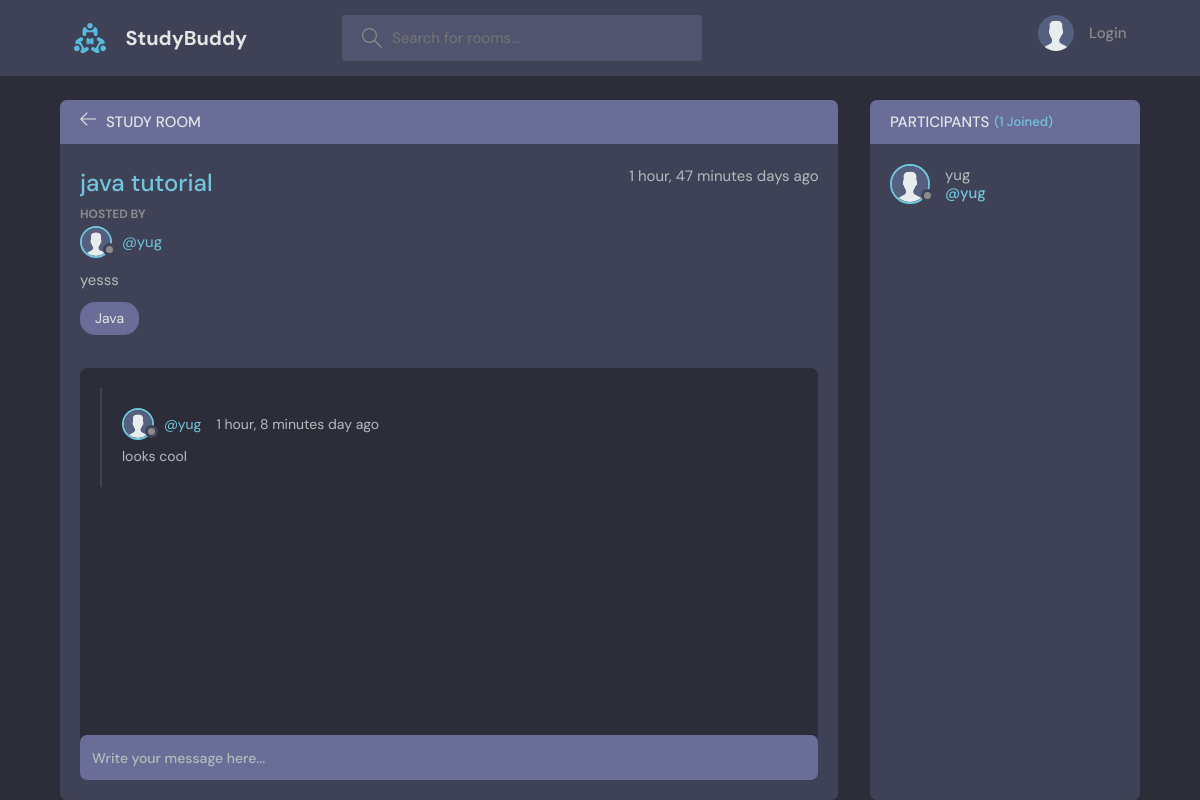
The page /room/1/ on the database its author committed.
### base/models.py (models this page shows, shortened)
class Room(models.Model):
    host =  models.ForeignKey(User, on_delete=models.CASCADE, null=True)
    topic = models.ForeignKey(Topic, on_delete=models.SET_NULL, null=True)
    name = models.CharField(max_length=200)
    description = models.TextField(null=True, blank=True)
    participants = models.ManyToManyField(User,related_name='participants',blank=True)  #bcoz we already have User model connected we need related_name and we also want to submit the form without having to check it therefore we use blank=True
    updated = models.DateTimeField(auto_now=True) #auto_now --> Updates the field to the current date and time every time the object is saved.
    created = models.DateTimeField(auto_now_add=True)  #auto_now_add --> Sets the field to the current date and time only when the object is first created
    class Meta:
        ordering = ['-updated','-created']  #this is for adding newest item to the top

class User(AbstractUser):
    name = models.CharField(max_length=200,null=True)
    email = models.EmailField(unique=True,null=True)
    bio = models.TextField(null=True)
    avatar = models.ImageField(null=True,default ="avatar.svg")
    USERNAME_FIELD = 'email'
    REQUIRED_FIELDS = []

class Topic(models.Model):
    name = models.CharField(max_length=200)
    def __str__(self):
        return self.name

class Message(models.Model):
    user = models.ForeignKey(User, on_delete=models.CASCADE)
    room = models.ForeignKey(Room, on_delete=models.CASCADE)  #CASCADE means, "If the user is deleted, delete all their messages too."
    body = models.TextField(blank=True)
    updated = models.DateTimeField(auto_now=True)
    created = models.DateTimeField(auto_now_add=True)
    class Meta:
        ordering = ['-updated','-created']

### base/views.py (the view, shortened to what this page needs)
# urls.py: path('room/<str:pk>/',views.room,name="Room"),
def room(request,pk):
    room = Room.objects.get(id=pk)
    room_messages = room.message_set.all()  #here message is model but usko hamesha small se likhna hai. It will get all the messages associated with that room. FOR MANY TO ONE RELATIONSHIP WE WILL DO message_set.all()
    participants = room.participants.all() #this will get all the users who are in that room. FOR MANY TO MAN WE WILL DO participants.all()
    context = {'room':room, 'room_messages':room_messages,'participants':participants}
    return render(request,'base/room.html',context)

### base/templates/base/room.html (shortened to what this page needs)
{% extends "main.html" %}
{% block content %}
    <main class="profile-page layout layout--2">
      <div class="container">
        <div class="room">
          <div class="room__top">
            <div class="room__topLeft">
              <a href="{% url 'Home' %}">
                <svg version="1.1" xmlns="http://www.w3.org/2000/svg" width="32" height="32" viewBox="0 0 32 32">
                  <title>arrow-left</title>
                  <path
                    d="M13.723 2.286l-13.723 13.714 13.719 13.714 1.616-1.611-10.96-10.96h27.625v-2.286h-27.625l10.965-10.965-1.616-1.607z"
                  ></path>
                </svg>
              </a>
              <h3>Study Room</h3>
            </div>
          </div>
          <div class="room__box scroll">
            <div class="room__header scroll">
              <div class="room__info">
                <h3>{{room.name}}</h3>
                <span>{{room.created|timesince}} days ago</span>
              </div>
              <div class="room__hosted">
                <p>Hosted By</p>
                <a href="{% url 'user-profile' room.host.id %}" class="room__author">
                  <div class="avatar avatar--small">
                    <img src="{{room.host.avatar.url}}" />
                  </div>
                  <span>@{{room.host.username}}</span>
                </a>
              </div>
              <div class="room__details">
                {{room.description}}
              </div>
              <span class="room__topics">{{room.topic}}</span>
            </div>
            <div class="room__conversation">
              <div class="threads scroll">
              {% for message in room_messages %}
                <div class="thread">
                  <div class="thread__top">
                    <div class="thread__author">
                      <a href="{% url 'user-profile' message.user.id %}" class="thread__authorInfo">
                        <div class="avatar avatar--small">
                          <img src="{{message.user.avatar.url}}" />
                        </div>
                        <span>@{{message.user.username}}</span>
                      </a>
                      <span class="thread__date">{{message.created|timesince}} day ago</span>
                    </div>
                  </div>
                  <div class="thread__details">
                    {{message.body}}
                  </div>
                </div>
              {% endfor %}
              </div>
            </div>
          </div>
          <div class="room__message">
            <form action="" method="POST">
            <input name="body" placeholder="Write your message here..." />
            </form>
          </div>
        </div>
        <div class="participants">
          <h3 class="participants__top">Participants <span>({{participants.count}} Joined)</span></h3>
          <div class="participants__list scroll">
           {% for user in participants %}
            <a href="{% url 'user-profile' user.id %}" class="participant">
              <div class="avatar avatar--medium">
                <img src="{{user.avatar.url}}" />
              </div>
              <p>
                {{user.username}}
                <span>@{{user.username}}</span>
              </p>
            </a>
            {% endfor %}
          </div>
        </div>
      </div>
    </main>
{% endblock %}

### templates/main.html (shortened to what this page needs)
<!DOCTYPE html>
{% load static %}
<html lang="en">
  <head>
    <link rel="stylesheet" href="{% static 'styles/style.css' %}" />
  </head>
  <body>
    {% include "navbar.html" %}
    {% block content %}
    {% endblock %}
  </body>
</html>

### templates/navbar.html (shortened to what this page needs)
  {% load static %}
  <header class="header header--loggedIn">
      <div class="container">
        <a href="{% url 'Home' %}" class="header__logo">
          <img src="{% static 'images/logo.svg' %}" />
          <h1>StudyBuddy</h1>
        </a>
        <form class="header__search" method="GET" action="{% url 'Home' %}">
          <label>
            <input name="q" placeholder="Search for rooms..." />
          </label>
        </form>
        <nav class="header__menu">
          {% if request.user.is_authenticated %}
          <div class="header__user">
            <a href="{% url 'update-user' %}">
              <div class="avatar avatar--medium active">
                <img src="{{request.user.avatar.url}}" />
              </div>
              <p>{{request.user.username}} <span>@{{request.user.username}}</span></p>
            </a>
            <button class="dropdown-button">
              <svg version="1.1" xmlns="http://www.w3.org/2000/svg" width="32" height="32" viewBox="0 0 32 32">
                <title>chevron-down</title>
                <path d="M16 21l-13-13h-3l16 16 16-16h-3l-13 13z"></path>
              </svg>
            </button>
          </div>
          {% else %}
           <a href="{% url 'login' %}">
            <img src="{% static 'images/avatar.svg' %}" />
            <p>Login</p>
          </a>
          {% endif %}
        </nav>
      </div>
    </header>

### rows shown on the page
Room: name "java tutorial", created "1 hour, 47 minutes", host.avatar (placeholder picture), host.username "yug", description "yesss", topic "Java"
Message: user.avatar (placeholder picture), user.username "yug", created "1 hour, 8 minutes", body "looks cool"
User: avatar (placeholder picture), username "yug"

### other values the page prints
{{ participants.count }} "1"
